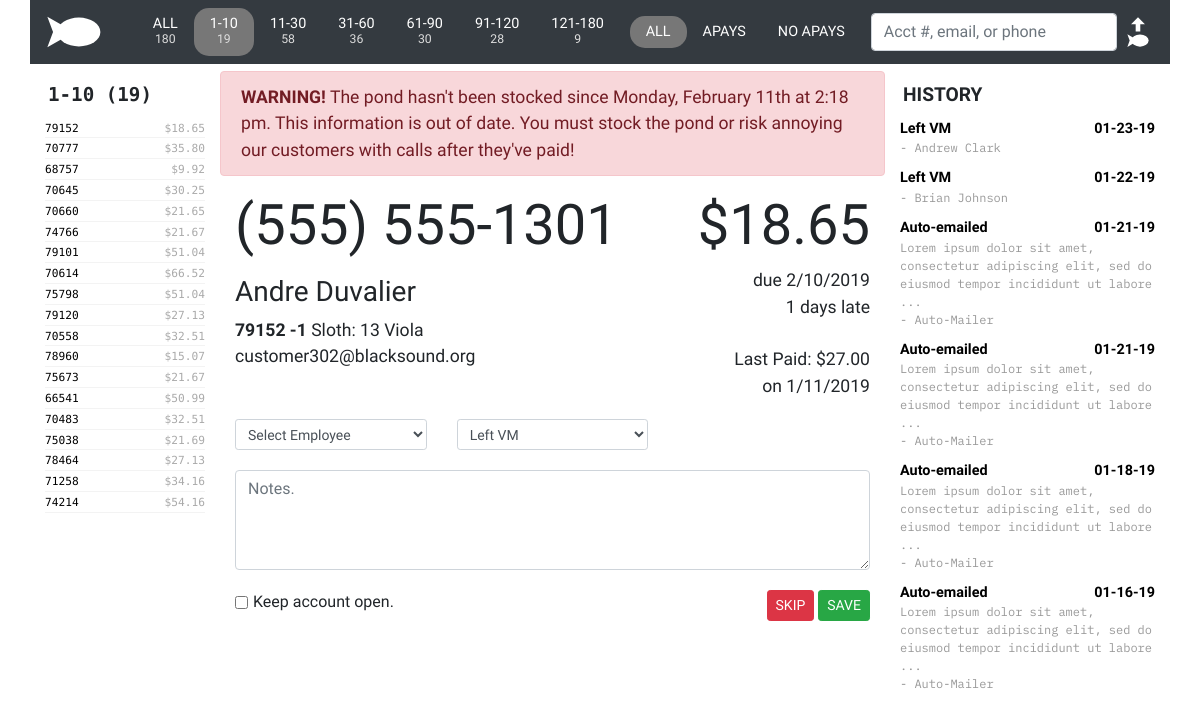
The app's page /?minmax=1-10 (signed in) with its own data.
### tables this page shows
CREATE TABLE `fishes` (
  `crnt_pk` int(6) DEFAULT NULL,
  `crnt_acct` int(11) DEFAULT NULL,
  `crnt_sub` int(11) DEFAULT NULL,
  `crnt_desc` varchar(50) DEFAULT NULL,
  `crnt_student` varchar(30) DEFAULT NULL,
  `crnt_lastdate` varchar(12) DEFAULT NULL,
  `crnt_lastamt` decimal(10,2) DEFAULT NULL,
  `crnt_amtdue` decimal(10,2) DEFAULT NULL,
  `crnt_payoff` decimal(10,2) DEFAULT NULL,
  `crnt_ndate` varchar(12) DEFAULT NULL,
  `crnt_paymentdue` decimal(10,2) DEFAULT NULL,
  `crnt_latedue` decimal(10,2) DEFAULT NULL,
  `crnt_otherdue` decimal(10,2) DEFAULT NULL,
  `crnt_payments` varchar(30) DEFAULT NULL,
  `crnt_last` varchar(20) DEFAULT NULL,
  `crnt_zip` varchar(10) DEFAULT NULL,
  `crnt_qty` decimal(2,0) DEFAULT NULL,
  `crnt_sku` varchar(30) DEFAULT NULL,
  `crnt_email` varchar(50) DEFAULT NULL,
  `crnt_emailmethod` varchar(5) DEFAULT NULL,
  `crnt_addr1` varchar(50) DEFAULT NULL,
  `crnt_addr2` varchar(50) DEFAULT NULL,
  `crnt_addr3` varchar(50) DEFAULT NULL,
  `crnt_addr4` varchar(50) DEFAULT NULL,
  `crnt_addr5` varchar(50) DEFAULT NULL,
  `crnt_name` varchar(50) DEFAULT NULL,
  `crnt_hmphone` varchar(50) DEFAULT NULL,
  `crnt_rntdesc` varchar(50) DEFAULT NULL,
  `crnt_extra1` varchar(11) DEFAULT NULL,
  `crnt_extra2` varchar(50) DEFAULT NULL
);

CREATE TABLE `contact` (
  `ID` int(11) NOT NULL,
  `ctac_acct` int(11) NOT NULL,
  `ctac_date` int(12) NOT NULL,
  `ctac_lanid` varchar(20) NOT NULL,
  `ctac_action` varchar(20) NOT NULL,
  `ctac_note` text NOT NULL,
  `ctac_daysLate` int(11) NOT NULL,
  `ctac_seen` varchar(1) NOT NULL
);

### application/controller/home.php (called while the page is built, shortened)
<?php
class Home extends Controller
{
    public function index()
    {
        $session = $this->model->setSessionVariables();
        if (isset($_GET["lookup"])) {
            $accountQuery = $this->model->displayAccount($_GET["lookup"]);
            $listHeader = "Account:";
        } else {
            $minmax = explode("-", $session->minmax);
            $min = $minmax[0];
            $max = $minmax[1];
            $accountQuery = $this->model->accountList($session->apay, $min, $max);
            $listHeader = ($min) . "-" . ($max) . " (" . count($accountQuery) . ")";
        }
        $accountHistory = $this->model->accountHistory($accountQuery[0]->crnt_acct);
        $addItUp = $this->model->addItUp($accountQuery);
        $lastStocked = file_get_contents(ROOT . 'public/laststocked.txt');
        require APP . 'view/_templates/header.php';
        require APP . 'view/home/left-column.php';
        require APP . 'view/home/middle-column.php';
        require APP . 'view/home/right-column.php';
        require APP . 'view/_templates/footer.php';
    }
}

### public/index.php (called while the page is built, shortened)
<?php
require APP . 'core/controller.php';
$app = new Application();

### application/core/controller.php (called while the page is built, shortened)
<?php
class Controller
{
    public $db = null;
    private function openDatabaseConnection()
    {
        $options = array(PDO::ATTR_DEFAULT_FETCH_MODE => PDO::FETCH_OBJ, PDO::ATTR_ERRMODE => PDO::ERRMODE_WARNING);
        $this->db = new PDO(DB_TYPE . ':host=' . DB_HOST . ';dbname=' . DB_NAME . ';charset=' . DB_CHARSET, DB_USER, DB_PASS, $options);
    }
    public function loadModel()
    {
        require APP . 'model/model.php';
        $this->model = new Model($this->db);
    }
}

### application/model/model.php (called while the page is built, shortened)
<?php
class Model
{
    function __construct($db)
    {
        try {
            $this->db = $db;
        } catch (PDOException $e) {
            exit('Database connection could not be established.');
        }
    }
    public function setSessionVariables()
    {
        $variables = (object) [
            'apay' => $_SESSION["apay"],
            'minmax' => $_SESSION["minmax"],
            'lanid' => $_SESSION["ctac_lanid"]
        ];
        return $variables;
    }
    public function accountList($apay, $min, $max, $emailFilter = "monkey")
    {
        $sql = "SELECT * FROM fishes WHERE (crnt_rntdesc <> '$apay' AND
                                            crnt_extra1 >= $min AND
                                            crnt_extra1 <= $max AND
                                            crnt_extra2 <> 'Y' AND
                                            crnt_email <> '$emailFilter') ORDER BY crnt_extra1 * 1";
        $query = $this->db->prepare($sql);
        $query->execute();
        $result = $query->fetchAll();
        return $result;
    }
    public function accountHistory($account)
    {
        $sql = "SELECT * FROM contact WHERE ctac_acct = $account ORDER BY ctac_date DESC";
        $query = $this->db->prepare($sql);
        $query->execute();
        return $query->fetchAll();
    }
}

### application/view/home/left-column.php (the view)
<section class="col-sm-2 left-column">
    <div class="col-header">
        <?php echo $listHeader; ?>
    </div>
    <ul class="account-list">
        <?php foreach ($accountQuery as $account) { ?>
            <li class="account-list-item">
                <a href="<?php echo URL; ?>?lookup=<?php echo $account->crnt_acct; ?>"><?php echo $account->crnt_acct; ?></a>
                <span class="account-list-bal-due">$<?php echo number_format($account->crnt_paymentdue, 2); ?></span>
            </li>
        <?php } ?>
    </ul>
</section>

### application/view/home/middle-column.php (shortened to what this page needs)
<section class="col-sm-7 middle-column">
    <section class="row account-info">
        <div ID="stock-pond-warning" class="alert alert-danger">
            <b>WARNING!</b> The pond hasn't been stocked since <?php echo  date('l, F jS \a\t g:i a', $lastStocked)?>. This information is out of date. You must stock the pond or risk annoying our customers with calls after they've paid!
        </div>
        <section class="col-sm-8 account-left">
            <div class="account-detail">
                <h1><?php echo ($accountQuery[0]->crnt_hmphone != "(   )    -") ? $accountQuery[0]->crnt_hmphone : "NO PHONE"; ?></h1>
                <p>
                <h3 id="crnt_name"><?php echo htmlspecialchars($accountQuery[0]->crnt_name)?> </h3>
                    <strong><?php echo $accountQuery[0]->crnt_acct . $addItUp->sub;?></strong> <?php echo $addItUp->student;?><br>
                    <?php echo ($accountQuery[0]->crnt_email != "") ? htmlspecialchars($accountQuery[0]->crnt_email) : "NO EMAIL"; ?>
                </p>
            </div>
        </section>
        <section class="col-sm-4 account-right">
            <h1>$<?php echo number_format($addItUp->payment, 2)?></h1>
            due <?php echo $accountQuery[0]->crnt_ndate; ?><br>
            <?php echo $accountQuery[0]->crnt_extra1;?> days late<br>
            <br>
            Last Paid: $<?php echo $accountQuery[0]->crnt_lastamt;?><br>
            on <?php echo $accountQuery[0]->crnt_lastdate;?><br>
        </section>
    </section>
    <form action="<?php echo URL; ?>" method="POST">
    <section class="row action">
        <section class="col-sm-4">
            <select class="form-control form-control-sm" name="ctac_lanid" required>
                <?php
                if ($session->lanid == "") echo "<option value=\"\">Select Employee</option>";
                ?>
            </select>
        </section>
        <section class="col-sm-4">
            <select class="form-control form-control-sm" name="ctac_action" id="ctac_action" autofocus>
                <option value="Left VM" selected>Left VM</option>
            </select>
        </section>
        <section class="col-sm-4">
        </section>
    </section>
    <section class="row">
        <section class="col-sm-12">
            <textarea name="ctac_note" placeholder="Notes." ID="ctac_note" class="form-control"></textarea>
        </section>
    </section>
    <section class="row action-save">
        <section class="col-sm-6 action-checkboxes">
            <div class="form-check form-check-inline">
                <input name="crnt_extra2" class="form-check-input" type="checkbox" value="N">
                <label class="form-check-label" for="inlineCheckbox1">Keep account open.</label>
            </div>
        </section>
        <section class="col-sm-6 contact-save">
            <input type="submit" name="contact" value="SKIP" class="btn btn-danger btn-sm">
            <input type="submit" name="contact" value="SAVE" class="btn btn-success btn-sm">
        </section>
    </section>
    </form>
</section>

### application/view/home/right-column.php (shortened to what this page needs)
<section class="col-sm-3 right-column">
    <div class="col-header">
        HISTORY
    </div>
    <?php
    if (sizeof($accountHistory) == 0) {
        echo "<div class=\"history-action\">This account has no previous contact history.</div>";
    } else {
        foreach ($accountHistory as $contact) { ?>
            <div class="history-item" ID="<?php echo $contact->ID; ?>">
                <div class="history-action">
                    <?php if (isset($contact->ctac_action)) echo htmlspecialchars($contact->ctac_action, ENT_QUOTES, 'UTF-8'); ?>
                    <span class="history-date">
                        <?php if (isset($contact->ctac_date)) echo date("m-d-y", $contact->ctac_date); ?>
                    </span>
                </div>
                <div class="history-note">
                    <?php
                    if ($contact->ctac_note != "") {
                        if ($contact->ctac_action == "Emailed" || $contact->ctac_action == "Auto-emailed") {
                            $contact->ctac_note = substr($contact->ctac_note, 0, 100) . " ...";
                        }
                        echo htmlspecialchars(stripslashes($contact->ctac_note), ENT_QUOTES, 'UTF-8') . "<br>";
                    }
                    ?>
                    - <?php echo htmlspecialchars($contact->ctac_lanid, ENT_QUOTES, 'UTF-8'); ?>
                </div>
            </div>
    <?php }
    } ?>
</section>

### public/css/style.css (style rules this page uses)
body { font-family: 'Source Sans Pro', sans-serif; }
h1 { font-size: 3.5rem; }
textarea { margin: 20px 0 20px 0; }
.col-header { font-weight: bold; font-size: 120%; padding: 10px 0px 8px 3px; }
.left-column { font-family: 'Roboto Mono', monospace; }
.account-list { list-style-type: none; padding-left: 0; font-size: 70%; color: #aaa; }
.account-list-item { margin-top: 3px; border-bottom: 1px solid #f3f3f3; }
.account-list-item a { color: black; }
.account-list-bal-due { float: right; }
#stock-pond-warning { display: none; }
.account-info { font-size: 110%; }
.account-right { text-align: right; }
.action { margin-top: 20px; }
#ctac_note { width: 100%; height: 100px; }
.contact-save { text-align: right; }
.history-item { margin-bottom: 10px; }
.history-action { font-size: 90%; color: #000; font-weight: bold; }
.history-date { float: right; }
.history-note { font-family: 'IBM Plex Mono', monospace; font-size: 75%; color: #999; }

### records on screen
fishes: crnt_acct "79152", crnt_paymentdue "18.65", crnt_hmphone "(555) 555-1301", crnt_name "Andre Duvalier", crnt_email "customer302@blacksound.org", crnt_ndate "2/10/2019", crnt_extra1 "1", crnt_lastamt "27.00", crnt_lastdate "1/11/2019"
fishes: crnt_acct "70777", crnt_paymentdue "35.80"
fishes: crnt_acct "68757", crnt_paymentdue "9.92"
fishes: crnt_acct "70645", crnt_paymentdue "30.25"
fishes: crnt_acct "70660", crnt_paymentdue "21.65"
fishes: crnt_acct "74766", crnt_paymentdue "21.67"
fishes: crnt_acct "79101", crnt_paymentdue "51.04"
fishes: crnt_acct "70614", crnt_paymentdue "66.52"
fishes: crnt_acct "75798", crnt_paymentdue "51.04"
fishes: crnt_acct "79120", crnt_paymentdue "27.13"
fishes: crnt_acct "70558", crnt_paymentdue "32.51"
fishes: crnt_acct "78960", crnt_paymentdue "15.07"
fishes: crnt_acct "75673", crnt_paymentdue "21.67"
fishes: crnt_acct "66541", crnt_paymentdue "50.99"
fishes: crnt_acct "70483", crnt_paymentdue "32.51"
fishes: crnt_acct "75038", crnt_paymentdue "21.69"
fishes: crnt_acct "78464", crnt_paymentdue "27.13"
fishes: crnt_acct "71258", crnt_paymentdue "34.16"
fishes: crnt_acct "74214", crnt_paymentdue "54.16"
contact: ctac_action "Left VM", ctac_date "01-23-19", ctac_lanid "Andrew Clark"
contact: ctac_action "Left VM", ctac_date "01-22-19", ctac_lanid "Brian Johnson"
contact: ctac_action "Auto-emailed", ctac_date "01-21-19", ctac_note "Lorem ipsum dolor sit amet, consectetur adipiscing elit, sed do eiusmod tempor incididunt ut labore ...", ctac_lanid "Auto-Mailer"
contact: ctac_action "Auto-emailed", ctac_date "01-21-19", ctac_note "Lorem ipsum dolor sit amet, consectetur adipiscing elit, sed do eiusmod tempor incididunt ut labore ...", ctac_lanid "Auto-Mailer"
contact: ctac_action "Auto-emailed", ctac_date "01-18-19", ctac_note "Lorem ipsum dolor sit amet, consectetur adipiscing elit, sed do eiusmod tempor incididunt ut labore ...", ctac_lanid "Auto-Mailer"
contact: ctac_action "Auto-emailed", ctac_date "01-16-19", ctac_note "Lorem ipsum dolor sit amet, consectetur adipiscing elit, sed do eiusmod tempor incididunt ut labore ...", ctac_lanid "Auto-Mailer"

### other values on screen
$aging->all "180"
$aging->one "19"
$aging->eleven "58"
$aging->thirtyOne "36"
$aging->sixtyOne "30"
$aging->ninetyOne "28"
$aging->oneTwentyPlus "9"
$listHeader "1-10 (19)"
date('l, F jS \a\t g:i a', $lastStocked) "Monday, February 11th at 2:18 pm"
$addItUp->sub "-1"
$addItUp->student "Sloth: 13 Viola"
$addItUp->payment "18.65"
